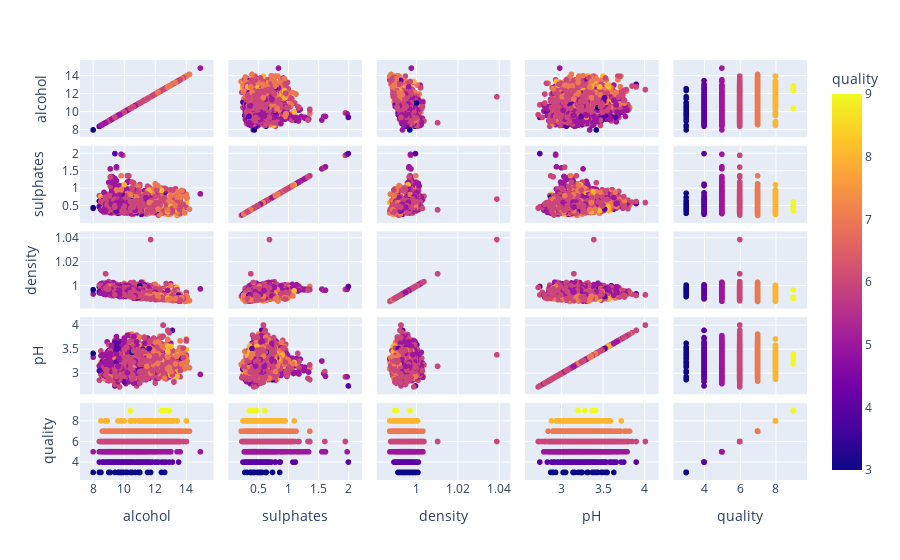

Source (notebook cell):
### Markdown cell above
## Task Visualize dataset distribution by features

### Code cell
# Visualize dataset distribution from all features with plotply express
fig = px.scatter_matrix(Wtotaal, dimensions=["alcohol", "sulphates", "density", "pH", "quality"], color="quality")
fig.update_traces(diagonal_visible=False, selector=dict(type='scatter'))

fig.show()

### Figure 1 — Plotly figure (JSON) as saved in the notebook; plotly's stock layout.template omitted (floating-point values rounded to 4 significant figures; data arrays with more than 128 entries replaced by an {"elided": "..."} marker saying what was removed)
{"data": [{"dimensions": [{"axis": {"matches": true}, "label": "alcohol", "values": {"elided": "6497 float values"}}, {"axis": {"matches": true}, "label": "sulphates", "values": {"elided": "6497 float values"}}, {"axis": {"matches": true}, "label": "density", "values": {"elided": "6497 float values"}}, {"axis": {"matches": true}, "label": "pH", "values": {"elided": "6497 float values"}}, {"axis": {"matches": true}, "label": "quality", "values": {"elided": "6497 int values"}}], "hovertemplate": "%{xaxis.title.text}=%{x}<br>%{yaxis.title.text}=%{y}<br>quality=%{marker.color}<extra></extra>", "legendgroup": "", "marker": {"color": {"elided": "6497 int values"}, "coloraxis": "coloraxis", "symbol": "circle"}, "name": "", "showlegend": false, "type": "splom"}], "layout": {"coloraxis": {"colorbar": {"title": {"text": "quality"}}, "colorscale": [[0, "#0d0887"], [0.1111, "#46039f"], [0.2222, "#7201a8"], [0.3333, "#9c179e"], [0.4444, "#bd3786"], [0.5556, "#d8576b"], [0.6667, "#ed7953"], [0.7778, "#fb9f3a"], [0.8889, "#fdca26"], [1, "#f0f921"]]}, "dragmode": "select", "legend": {"tracegroupgap": 0}, "margin": {"t": 60}}}
